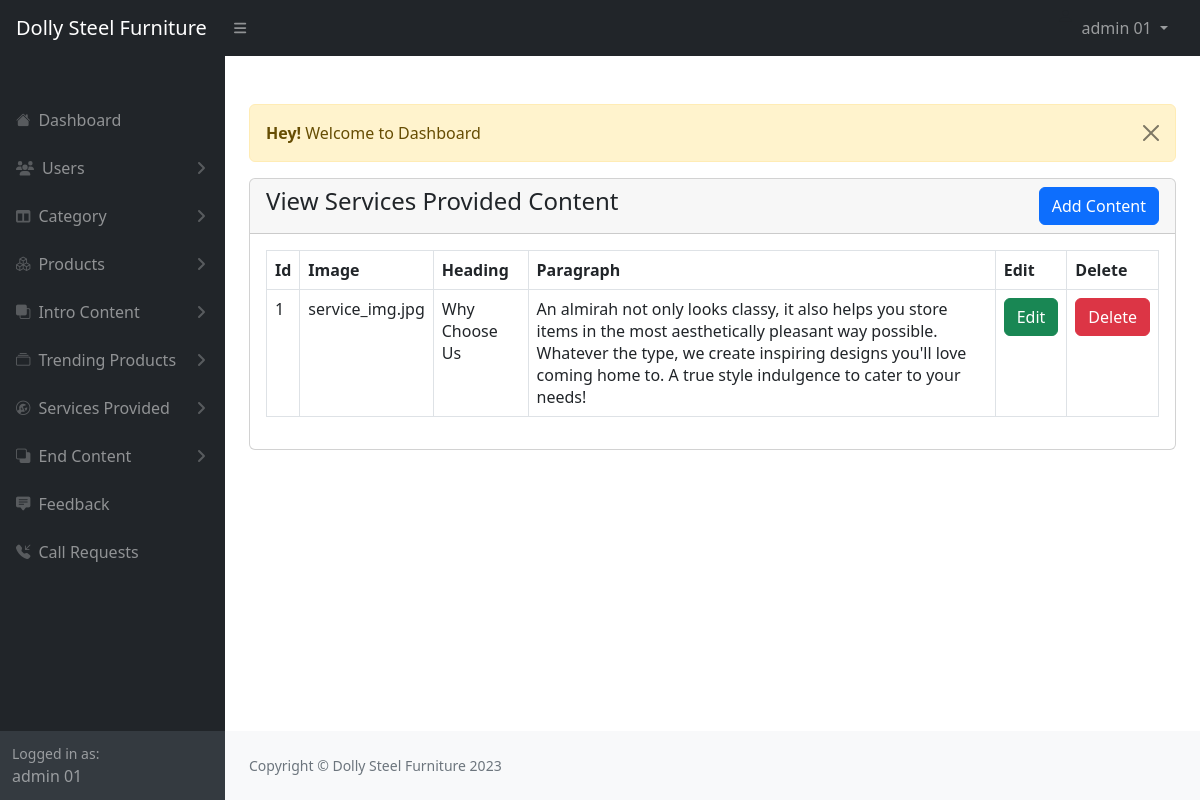
Page /admin/view-websiteService.php (signed in) on the committed database.
### tables this page shows
CREATE TABLE `service_content` (
  `id` int(11) NOT NULL,
  `heading` varchar(255) NOT NULL,
  `paragraph` varchar(255) NOT NULL,
  `image` varchar(255) NOT NULL
);

### admin/view-websiteService.php (the view, shortened to what this page needs)
<?php
      include("./includes/header.php");
?>
<div class="container-fluid px-4">
      <div class="row">
            <div class="col-md-12">
                  <?php include('./message.php'); ?>
                  <div class="card">
                        <div class="card-header">
                              <h4>View Services Provided Content
                                    <a href="./add-websiteService.php" class="btn btn-primary float-end">Add Content</a>
                              </h4>
                        </div>
                        <div class="card-body">
                        <div class="table-responsive">
                              <table class="table table table-bordered table-stripe">
                                    <thead>
                                          <tr>
                                                <th>Id</th>
                                                <th>Image</th>
                                                <th>Heading</th>
                                                <th>Paragraph</th>
                                                <th>Edit</th>
                                                <th>Delete</th>
                                          </tr>
                                    </thead>
                                    <tbody>
                                    <?php
                                          $service = "SELECT * FROM service_content";
                                          $service_query = mysqli_query($con, $service);
                                          if(mysqli_num_rows($service_query) > 0){
                                                foreach($service_query as $item){
                                                      ?>
                                                      <tr>
                                                            <td> <?= $item['id']; ?> </td>
                                                            <td> <?= $item['image']; ?> </td>
                                                            <td> <?= $item['heading']; ?> </td>
                                                            <td> <?= $item['paragraph']; ?> </td>
                                                            <td> <a href="./edit-websiteService.php?id= <?= $item['id']; ?>" class="btn btn-success">Edit</a> </td>
                                                            <td>
                                                                  <form action="./code.php" method="POST">
                                                                        <button type="submit" name="delete_serviceContent" value="<?= $item['id'];?>" class="btn btn-danger">Delete</button>
                                                                  </form>
                                                            </td>
                                                      </tr>
                                                      <?php
                                                }
                                          }
                                          else{
                                                ?>
                                                      <tr>
                                                            <td colspan="5">No Record Found</td>
                                                      </tr>
                                                <?php
                                          }
                                    ?>
                                    </tbody>
                              </table>
                        </div>
                        </div>
                  </div>
            </div>
      </div>
</div>
<?php
      include("./includes/footer.php");
      include("./includes/scripts.php");
?>

### rows in the picture
service_content: id "1", image "service_img.jpg", heading "Why Choose Us", paragraph "An almirah not only looks classy, it also helps you store items in the most aesthetically pleasant way possible. Whatever the type, we create inspiring designs you'll love coming home to. A true style indulgence to cater to your needs!"

### other values in the picture
$_SESSION['auth_user']['user_name'] "admin 01"
$_SESSION['message'] "Welcome to Dashboard"
